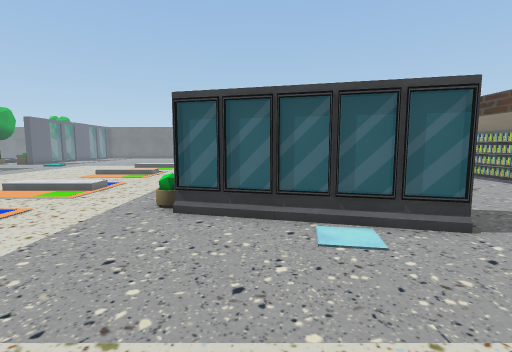
[1] (above)

21 first-person views from a walk through a Unity game level. The camera is 1.5 m above the floor, tilts 6° down and sees 85° across. The floor is counted in squares, 1 m on a side. Each view is taken from the middle of a square. On the plan, view 1 faces up. The plan holds only what a view shows up to about 14 squares ahead; the rest is blank. The place goes on beyond the plan. Door leaves are left out, so doorways stand open. Some surface patterns are stand-ins.

[2]
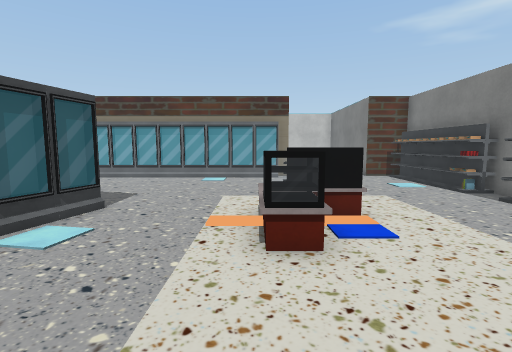

[3]
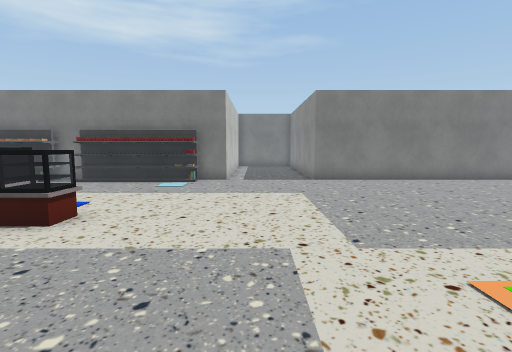

[4]
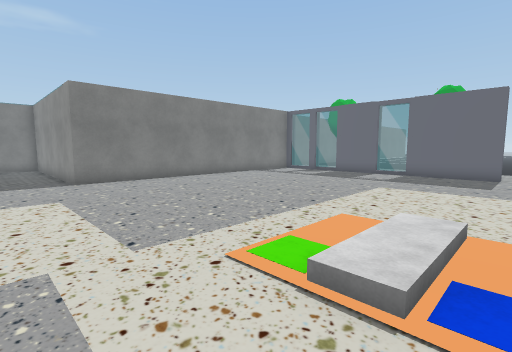

[5]
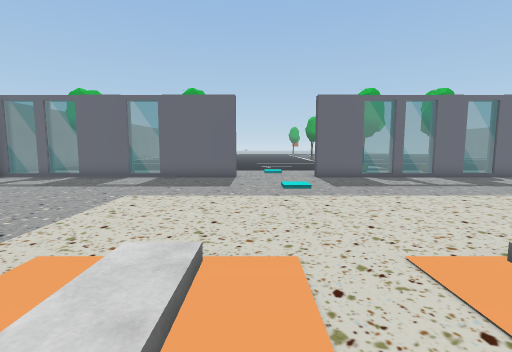

[6]
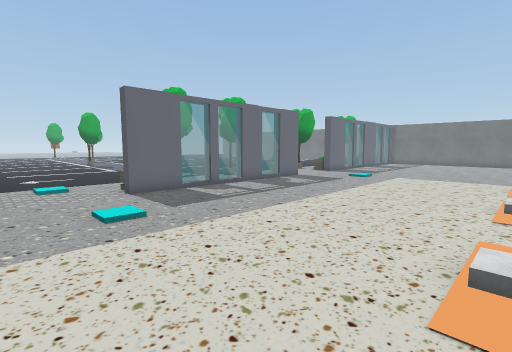

[7]
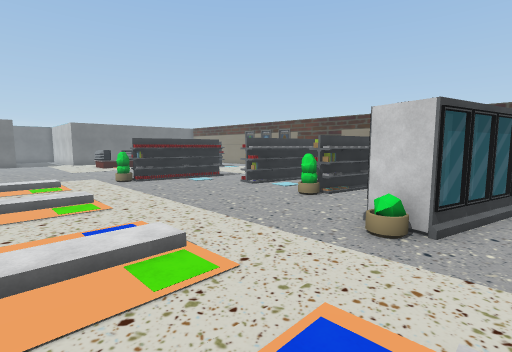

[8]
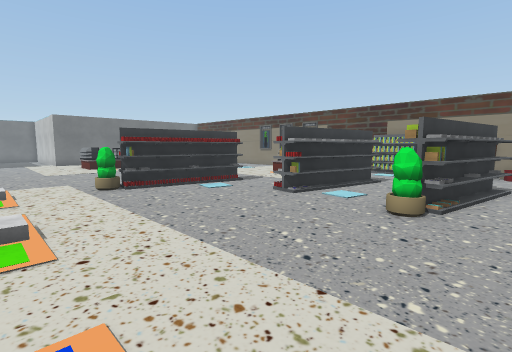

[9]
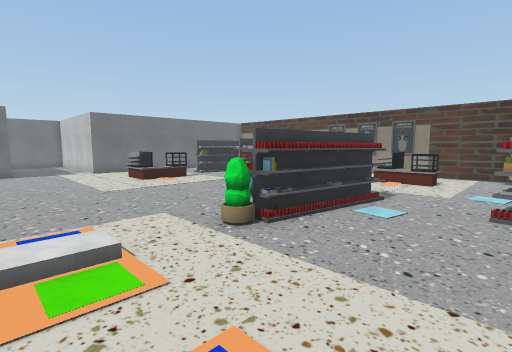

[10]
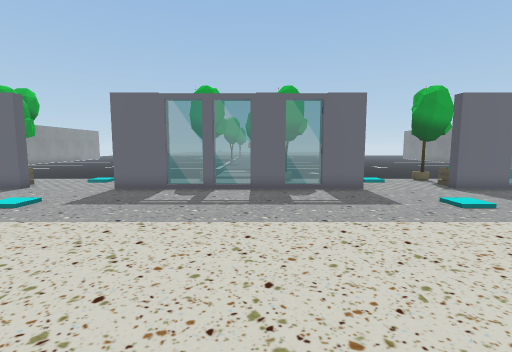

[11]
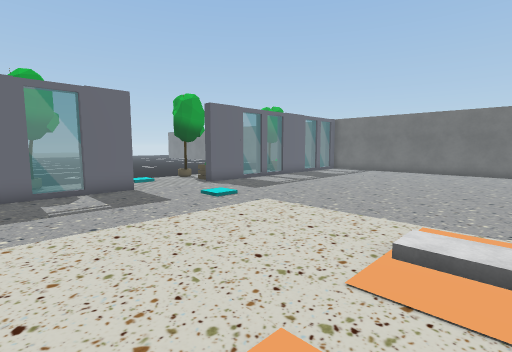

[12]
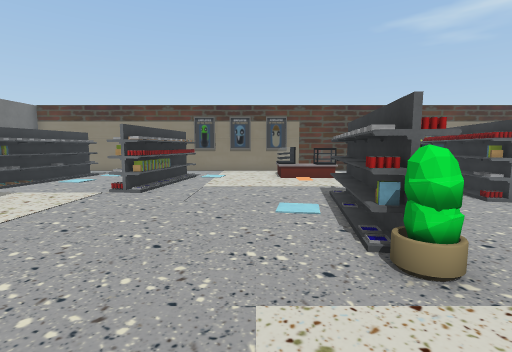

[13]
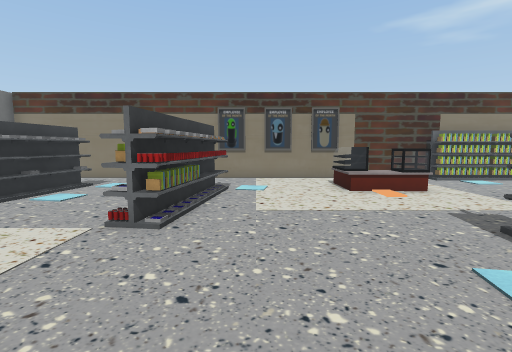

[14]
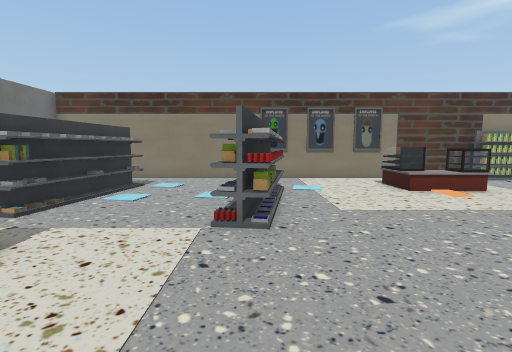

[15]
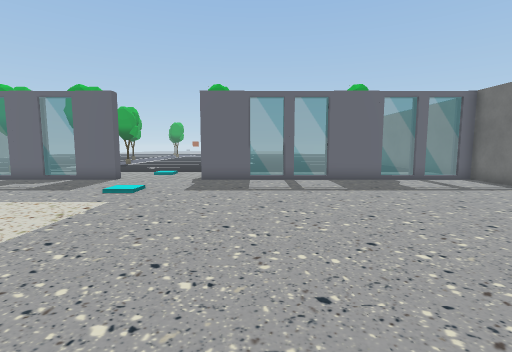

[16]
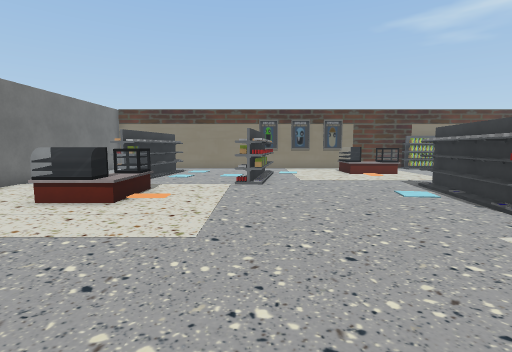

[17]
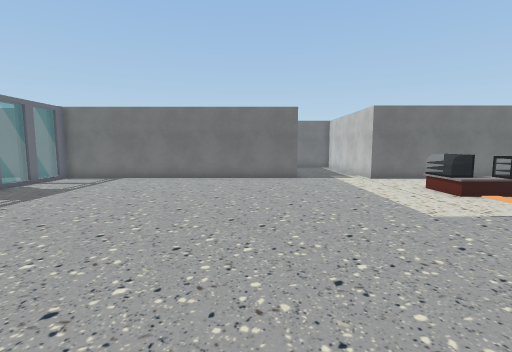

[18]
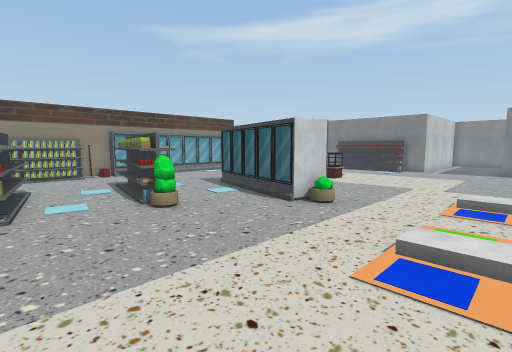

[19]
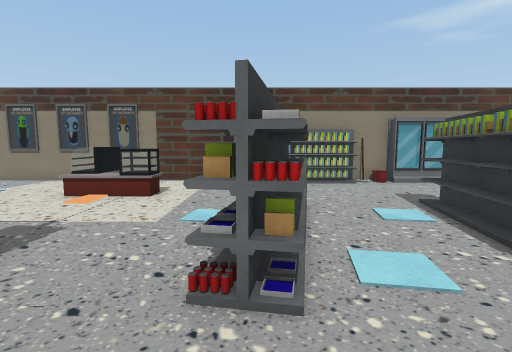

[20]
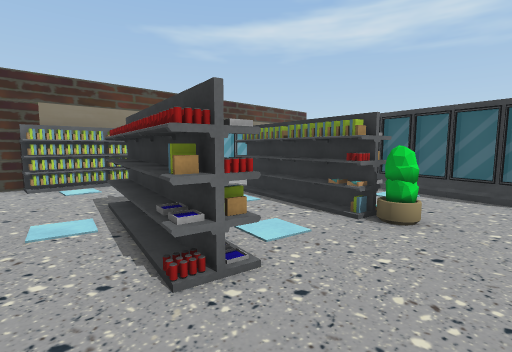

[21]
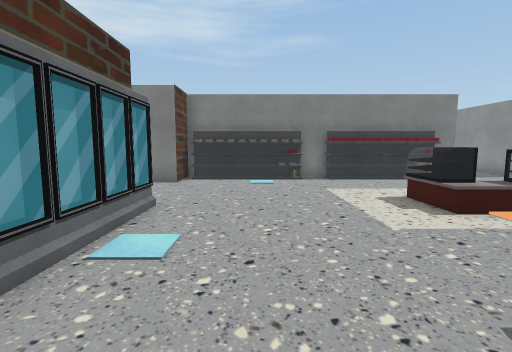

### Floor plan
Key: @ floor where view 1 was taken; # wall or solid block; . main floor; : floor 0.25 m higher than the main floor; / step, stairs or slope; = window, fence, low wall or low ledge; O other object.
Columns run from 24 left of view 1 to 12 right of it. Each row starts with its distance up from view 1.
 34      =....................
 33      =....................
 32      =.................OO   O      #
 31      #.................OOOO.OOOOOO.#
 30      #.................OOOO.....O..#
 29      =.............................#
 28      =.............................#
 27      =.....................OO..   .#
 26      =.....................OOOOOO .#
 25     O#........................O#O..#
 24     O#.............................#
 23    ................................#
 22    .....//.........................#
 21    /....//......   ............OOO.#
 20     ............:  ..OOOOOO....OOO.#
 19      #..........   ...OOOOOO...OO..#
 18 .... #.........................OO..#
 17 ..O. =........... .................#
 16      #..........   .......O.......OO
 15      #.......... : ......OOOOOO...OO
 14      =.....................OOOO...OO
 13      #............................OO
 12      =............................OO
 11     O#.......... ........OOOOOO...OO
 10  .. O#..........   .......OOOOO....#
  9 ....O#..........  /................O
  8 ........//.............O...........#
  7 ..//....//............OOOOOO.......O
  6 ................  .....OOO##O......O
  5    ..#..........:  .......OOO......O
  4     O#..........   ................O
  3     O#.............................O
  2      #.............................O
  1      =...................OOO.......#
  0      =..................@OOO.......O
 -1      #.....................O........
 -2      #..............................
 -3      =.... ..........................
 -4      =...   .........................
 -5      =..   ........................##
 -6      =.   ..............OOOOOOOOOOOO
 -7      #   ##########...###    ##    #
 -8                   #...#
 -9                   #..
-10                   #..

Positions as (right, up) in squares from view 1, and headings:
1: (0, 0), facing up
2: (-3, 1), facing right
3: (-3, 6), facing down
4: (-3, 6), facing down-left
5: (-5, 6), facing left
6: (-8, 5), facing up-left
7: (-8, 5), facing up-right
8: (-6, 9), facing up-right
9: (-7, 15), facing up-right
10: (-7, 15), facing left
11: (-7, 15), facing up-left
12: (-6, 22), facing right
13: (-2, 24), facing right
14: (-2, 26), facing right
15: (-6, 26), facing left
16: (-8, 26), facing right
17: (-8, 20), facing up
18: (-7, 15), facing down-right
19: (-1, 15), facing right
20: (-1, 17), facing down-right
21: (8, 7), facing down
